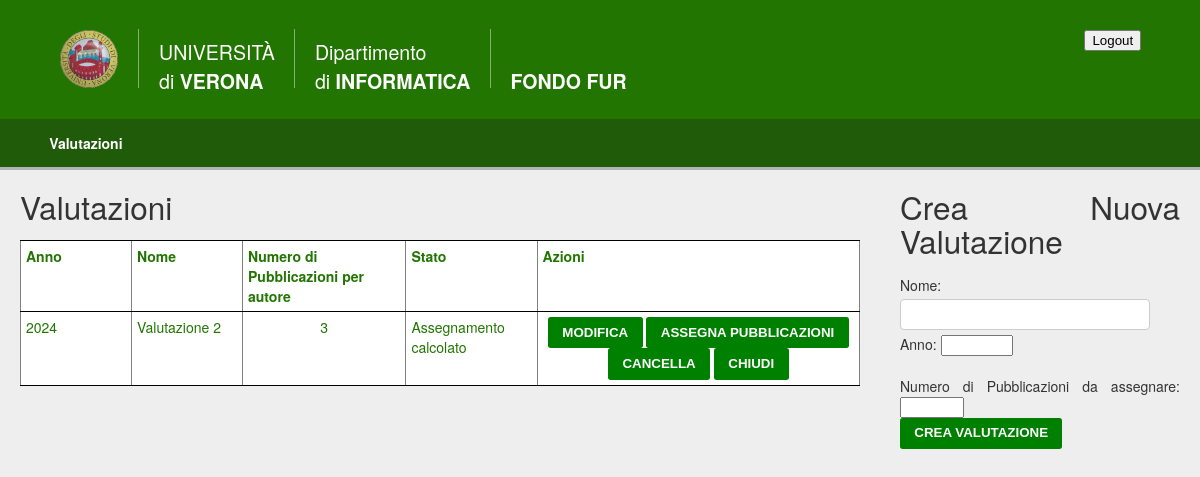
The app's page / (signed in) with its own data.
### caricamentoDati/models.py (models this page shows, shortened)
class Valutazione(models.Model):
    STATUS_CHOICES = (
        ('Vuota', 'Vuota'),
        ('Pubblicazioni caricate', 'Pubblicazioni caricate'),
        ('Assegnamento calcolato', 'Assegnamento calcolato'),
        ('Assegnamento completato', 'Assegnamento completato'),
        ('Chiusa', 'Chiusa'),
    )
    nome = models.CharField(max_length=100, primary_key=True)
    anno = models.IntegerField(validators=[MinValueValidator(
        1000), MaxValueValidator(9999)], default=datetime.date.today().year)
    dataCaricamento = models.DateField(
        blank=True, null=True, verbose_name="data di caricamento")
    status = models.CharField(
        max_length=50, choices=STATUS_CHOICES, default='Vuota')
    numeroPubblicazioni = models.PositiveIntegerField(
        validators=[MinValueValidator(1)], default=3, verbose_name="numero di pubblicazioni da selezionare")
    dataCaricamentoPubblicazioni = models.DateField(
        blank=True, null=True, verbose_name="data di caricamento delle pubblicazioni")
    class Meta:
        verbose_name_plural = "Valutazioni"

### caricamentoDati/views.py (the view)
# urls.py: path('', views.valutazioni, name="valutazioni"),
@login_required
def valutazioni(request):
    context = {'valutazioni': Valutazione.objects.all().order_by('anno'),
               'cf': request.user.codice_fiscale
               }
    return render(request, "caricamentoDati/valutazioni.html", context)

### caricamentoDati/templates/caricamentoDati/valutazioni.html (shortened to what this page needs)
{% extends 'base.html' %}
{% block content %}
  <div style="display: flex;">
    <div style="flex: 3; padding: 20px;">
      <h1>Valutazioni</h1>
      <table style="text-align: left; width: 100%;" border="1" cellpadding="2" cellspacing="2">
        <tbody>
          <tr>
            <td style="vertical-align: top; text-align: left;">
              <b>Anno</b><br />
            </td>
            <td style="vertical-align: top; text-align: left;">
              <b>Nome</b><br />
            </td>
            <td style="vertical-align: top; text-align: left;">
              <b>Numero di Pubblicazioni per autore</b><br />
            </td>
            <td style="vertical-align: top; text-align: left;">
              <b>Stato</b><br />
            </td>
            <td style="vertical-align: top; text-align: left;">
              <b>Azioni</b><br />
            </td>
          </tr>
          {% for valutazione in valutazioni %}
            <tr>
              <td style="vertical-align: top; text-align: left;">
                {{ valutazione.anno }}<br />
              </td>
              <td style="vertical-align: top; text-align: left;">
                {{ valutazione.nome }}<br />
              </td>
              <td style="vertical-align: top; text-align: center;">
                {{ valutazione.numeroPubblicazioni }}<br />
              </td>
              <td style="vertical-align: top; text-align: left;">
                {% if valutazione.status == 'Pubblicazioni caricate' %}
                  {{ valutazione.status }} in data {{ valutazione.dataCaricamentoPubblicazioni }}
                {% else %}
                  {{ valutazione.status }}
                {% endif %}
                <br />
              </td>
              <td style="vertical-align: top;">
                {% if user.is_staff %}
                  <form action="{% url 'modifica_valutazione' valutazione.nome %}" method="post" style="display: inline;">
                    <button type="submit" class="btn">Modifica</button>
                  </form>
                  <form action="{% url 'assegnamento' valutazione.nome %}" method="post" style="display: inline;">
                    <button type="submit" class="btn">Assegna Pubblicazioni</button>
                  </form>
                  <form action="{% url 'cancella_valutazione' valutazione.nome %}" method="post" style="display: inline;">
                    <button type="submit" class="btn">Cancella</button>
                  </form>
                  <form action="{% url 'chiudi_valutazione' valutazione.nome %}" method="post" style="display: inline;">
                    <button type="submit" class="btn">Chiudi</button>
                  </form>
                {% else %}
                  <form action="{% url 'docente_pubblicazioni' valutazione.nome cf %}" method="post" style="display: inline;">
                    {% csrf_token %}
                    <button type="submit" class="btn">Assegna Pubblicazioni</button>
                  </form>
                {% endif %}
              </td>
            </tr>
          {% endfor %}
        </tbody>
      </table>
    </div>
    {% if user.is_staff %}
    <div style="flex: 1; padding: 20px;">
      <h1>Crea Nuova Valutazione</h1>
      <form method="post" action="{% url 'crea_valutazione' %}">
        <label for="nome">Nome:</label>
        <input type="text" name="nome" id="nome" required />
        <br />
        <label for="anno">Anno:</label>
        <input type="number" name="anno" id="anno" min="2000" max="9999" value="{{ current_year }}" required />
        <br />
        <br />
        <label for="numero_pubblicazioni">Numero di Pubblicazioni da assegnare:</label>
        <input type="number" name="numero_pubblicazioni" id="numero_pubblicazioni" min="0" max="999" required />
        <br />
        <button class="btn" type="submit">Crea Valutazione</button>
      </form>
    </div>
    {% endif %}
  </div>
{% endblock %}

### caricamentoDati/static/styles.css (style rules this page uses)
body { margin: 0; padding: 0; color: #333; text-align: justify; background-color: #eee; font: .875em "Helvetica Neue", Helvetica, Arial, Geneva, sans-serif; }
h1, h2, h3, h4, h5, h6 { margin: 0 0 .5em; font-weight: 500; line-height: 1.1; }
h1 { font-size: 2.25em; }
table { border-spacing: 0; border-collapse: collapse; border-top: 1px solid #000; background: #FFFFFF; }
td { min-width: 100px; color: #217500; padding: 5px; border-bottom: 1px solid #000; text-align: -webkit-center; }
.btn { color: #fff !important; background-color: #008000; display: inline-block; padding: .5em 1em; margin-bottom: 0; line-height: 1.2; white-space: nowrap; vertical-align: middle; cursor: pointer; border: 1px solid transparent; border-radius: .2em; text-decoration: none; text-transform: uppercase; font-weight: bold; }
input[type=text], select { width: 250px; padding: 7px 10px; margin: 4px 0; display: inline-block; border: 1px solid #ccc; border-radius: 4px; box-sizing: border-box; }

### records on screen
Valutazione: anno "2024", nome "Valutazione 2", numeroPubblicazioni "3", status "Assegnamento calcolato"
